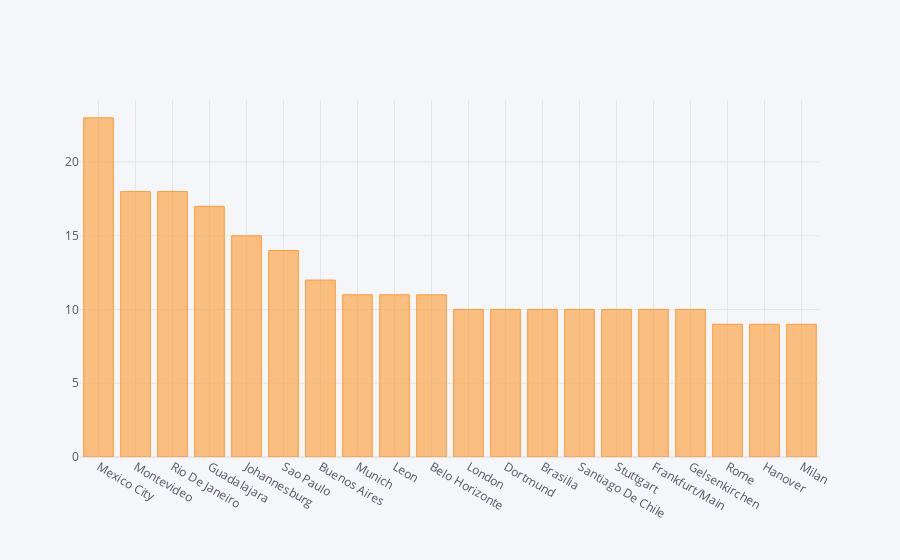

Write notebook code for a chart like this one.
### Code cell
#Cities which hosted the highest world cup matches
matches['City'].value_counts()[:20].iplot(kind='bar')

### Figure 1 — Plotly figure (JSON) as saved in the notebook; plotly's stock layout.template omitted (floating-point values rounded to 4 significant figures)
{"data": [{"marker": {"color": "rgba(255, 153, 51, 0.6)", "line": {"color": "rgba(255, 153, 51, 1.0)", "width": 1}}, "name": "City", "orientation": "v", "text": "", "type": "bar", "x": ["Mexico City ", "Montevideo ", "Rio De Janeiro ", "Guadalajara ", "Johannesburg ", "Sao Paulo ", "Buenos Aires ", "Munich ", "Leon ", "Belo Horizonte ", "London ", "Dortmund ", "Brasilia ", "Santiago De Chile ", "Stuttgart ", "Frankfurt/Main ", "Gelsenkirchen ", "Rome ", "Hanover ", "Milan "], "y": [23, 18, 18, 17, 15, 14, 12, 11, 11, 11, 10, 10, 10, 10, 10, 10, 10, 9, 9, 9]}], "layout": {"legend": {"bgcolor": "#F5F6F9", "font": {"color": "#4D5663"}}, "paper_bgcolor": "#F5F6F9", "plot_bgcolor": "#F5F6F9", "title": {"font": {"color": "#4D5663"}}, "xaxis": {"gridcolor": "#E1E5ED", "showgrid": true, "tickfont": {"color": "#4D5663"}, "title": {"font": {"color": "#4D5663"}, "text": ""}, "zerolinecolor": "#E1E5ED"}, "yaxis": {"gridcolor": "#E1E5ED", "showgrid": true, "tickfont": {"color": "#4D5663"}, "title": {"font": {"color": "#4D5663"}, "text": ""}, "zerolinecolor": "#E1E5ED"}}}
